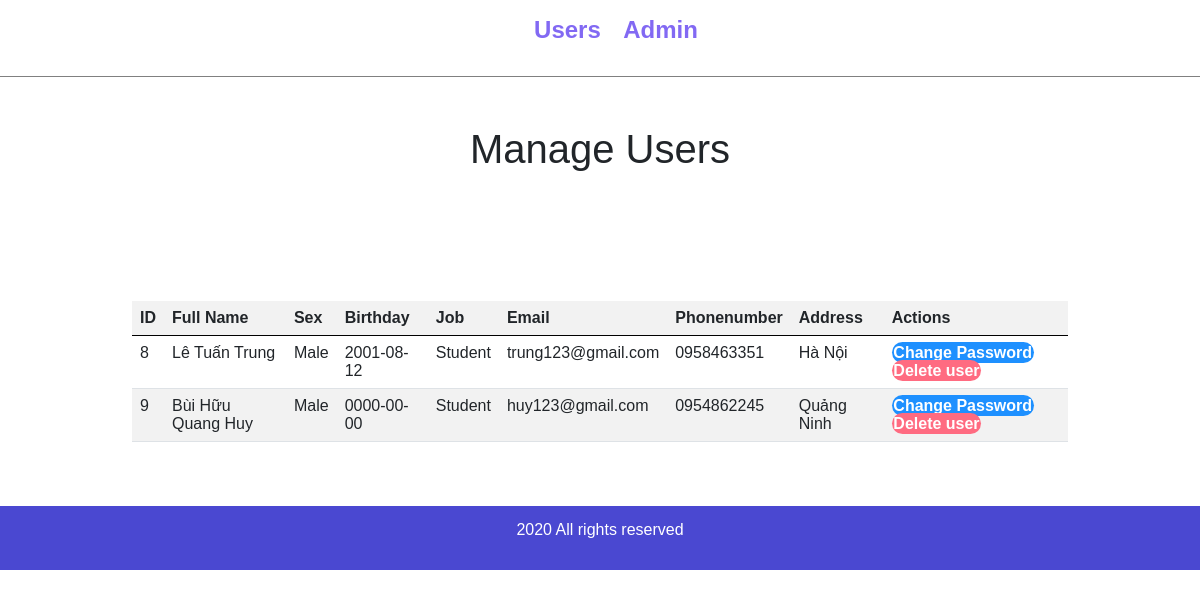
The page /admin/manage-user.php on the database its author committed.
### tables this page shows
CREATE TABLE `tbl_profile` (
  `pro_id` varchar(50) NOT NULL,
  `fullname` varchar(100) DEFAULT NULL,
  `sex` varchar(10) DEFAULT NULL,
  `birthday` date DEFAULT NULL,
  `job` varchar(100) DEFAULT NULL,
  `email` varchar(100) DEFAULT NULL,
  `phonenumber` varchar(100) DEFAULT NULL,
  `address` varchar(200) DEFAULT NULL,
  `user_id` int(10) UNSIGNED DEFAULT NULL
);

### admin/manage-user.php (the view, shortened to what this page needs)
<?php include('menu.php'); ?>
        <div class="main-content">
            <div class="wrapper">
                <h1 class="text-center">Manage Users</h1>
                <br />
                <br><br>
                <br /><br />
                <table class="tbl-full table table-striped table-hover">
                    <tr>
                        <th>ID</th>
                        <th>Full Name</th>
                        <th>Sex</th>
                        <th>Birthday</th>
                        <th>Job</th>
                        <th>Email</th>
                        <th>Phonenumber</th>
                        <th>Address</th>
                        <th>Actions</th>
                    </tr>
                    <?php
                        $sql = "SELECT * FROM tbl_profile";
                        $res = mysqli_query($conn, $sql);
                        if($res==TRUE)
                        {
                            $count = mysqli_num_rows($res);
                            if($count>0)
                            {
                                while($rows=mysqli_fetch_assoc($res))
                                {
                                    $id=$rows['pro_id'];
                                    $full_name=$rows['fullname'];
                                    $sex=$rows['sex'];
                                    $birthday=$rows['birthday'];
                                    $job=$rows['job'];
                                    $email=$rows['email'];
                                    $phone_number=$rows['phonenumber'];
                                    $address=$rows['address'];
                                    $user_id=$rows['user_id'];
                                    ?>
                                    <tr>
                                        <td><?php echo $id ?></td>
                                        <td><?php echo $full_name; ?></td>
                                        <td><?php echo $sex; ?></td>
                                        <td><?php echo $birthday; ?></td>
                                        <td><?php echo $job; ?></td>
                                        <td><?php echo $email; ?></td>
                                        <td><?php echo $phone_number ?></td>
                                        <td><?php echo $address ?></td>
                                        <td>
                                            <a href="<?php echo SITEURL; ?>admin/up-password-user.php?id=<?php echo $user_id; ?>" class="btn-primary">Change Password</a>
                                            <a href="<?php echo SITEURL; ?>admin/delete-user.php?id=<?php echo $user_id; ?>" class="btn-danger">Delete user</a>
                                        </td>
                                    </tr>
                                    <?php
                                }
                            }
                            else
                            {
                            }
                        }
                    ?>
                </table>
            </div>
        </div>
<?php include('footer.php'); ?>

### admin/menu.php (shortened to what this page needs)
<html>
    <head>
        <link href="https://cdn.jsdelivr.net/npm/bootstrap@5.1.3/dist/css/bootstrap.min.css" rel="stylesheet">
        <link rel="stylesheet" href="css/admin.css">
    </head>
    <body>
        <div class="menu text-center">
            <div class="wrapper">
                <ul>
                    <li ><a href="manage-user.php" style="font-size: 1.5em">Users</a></li>
                    <li ><a href="index.php" style="font-size: 1.5em">Admin</a></li>
                </ul>
            </div>
        </div>

### admin/footer.php
        <div class="footer">
            <div class="wrapper">
                <p class="text-center">2020 All rights reserved</p>
            </div>
        </div>
    </body>
</html>

### admin/css/admin.css (style rules this page uses)
* { margin: 0; padding: 0; font-family: Arial, Helvetica, sans-serif; }
.wrapper { padding: 1%; width: 80%; margin: 0 auto; }
.text-center { text-align: center; }
.tbl-full { width: 100%; }
table tr th { border-bottom: 1px solid black; padding: 1%; text-align: left; }
table tr td { padding: 1%; }
.btn-primary { background-color: #1e90ff; padding: 1%; color: white; text-decoration: none; font-weight: bold; border-radius: 20px; }
.btn-danger { background-color: #ff6b81; padding: 1%; color: white; text-decoration: none; font-weight: bold; border-radius: 20px; }
.menu { border-bottom: 1px solid grey; }
.menu ul { list-style-type: none; }
.menu ul li { display: inline; padding: 1%; }
.menu ul li a { text-decoration: none; font-weight: bold; color: #8269f3; }
.main-content { background-color: #fffefe63; padding: 3% 0; }
.footer { background-color:#4a48d1; color: white; }

### rows shown on the page
tbl_profile: pro_id "8", fullname "Lê Tuấn Trung", sex "Male", birthday "2001-08-12", job "Student", email "trung123@gmail.com", phonenumber "0958463351", address "Hà Nội"
tbl_profile: pro_id "9", fullname "Bùi Hữu Quang Huy", sex "Male", birthday "0000-00-00", job "Student", email "huy123@gmail.com", phonenumber "0954862245", address "Quảng Ninh"
